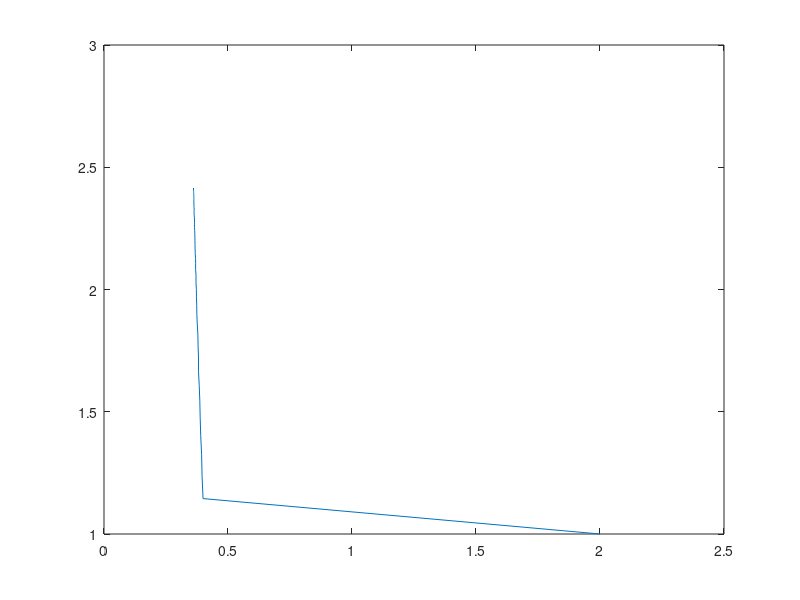

MATLAB code for this plot:
clear all
function f=ODEsystem(t,y,m,u)
f = zeros(2, 1);
%n_kerr=0.55;
tao=18.5;
sigma_FCD=7.2;
gamma_TPA=0.11;
gamma_FCA=0.2;
%%%

x = 0.55;
k=150;
k_l=50;
K = k * abs(x);
K_T=(k+k_l)*abs(x);
Delta_th= -sqrt(3)/2.0 * K_T;

%%%
f(1)=(-1i.*m.*Delta_th-1i.*(x.*abs(y(1)).^2 - (y(2)+sigma_FCD.*y(2)^0.8) )-(K_T./2+gamma_TPA.*abs(y(1)).^2+gamma_FCA.*y(2))).*y(1) -sqrt(K)*u;
f(2)=abs(y(1)).^4 - y(2)./tao;
end

tSpan1=[0:1:500];
tSpan2=[0:0.01:2];
u=10;
m=1.3;
figure(1)
[Time,Y]=ode45(@(t,y) ODEsystem(t,y,m,u), tSpan1, [1+1i,1]); %  
plot(abs(Y(:,1)).^2,Y(:,2))



% m_range = 0.7:0.3:2;
% figure(2)
% for i = 1:length(m_range)
%     m=m_range(i);
%     txt1 = ['n , m = ',num2str(m)];
%     [Time,Y]=ode45(@(t,y) ODEsystem(t,y,m,u), tSpan1, [-0.2628 - 0.8714i,13]); % 2 stays stable, 
%     plot(Time,Y(:,2),'linewidth',1.5,'DisplayName',txt1);
%     hold on
%     legend()  
% end
% title('Development of n Over Time')
% figure(3)
% for j = 1:length(m_range)
%     m=m_range(j);
%     txt2 = ['|a| , m = ',num2str(m)];
%     [Time,Y]=ode45(@(t,y) ODEsystem(t,y,m,u), tSpan2, [-0.2628 - 0.8714i,13]); % 2 stays stable, 
%     plot(Time,abs(Y(:,1)),'linewidth',1.5,'DisplayName',txt2);
%     hold on
%     legend()  
% end
% title('Development of |a| Over Time')
% %%%%%%%%%%%%%%%%%%%%%%%%%%%%%%%%%%%%%%%%%%%%%%%%%%%%%
% % % % find the stationary points 
% % options = optimoptions('fsolve','Display','iter');
% % y0=[10,3]; %randomly chosen
% % tao=18.5;
% % sigma_FCD=7.2;
% % gamma_TPA=0.11;
% % gamma_FCA=0.2;
% % %%%
% % 
% % x = 0.55;
% % k=150;
% % k_l=50;
% % K = k * abs(x);
% % K_T=(k+k_l)*abs(x);
% % %Delta_th= -sqrt(3)/2.0 * K_T;
% % 
% % u=20;%%
% % m=1.3;%% old 1.3 Delta_th
% % Delta_th= -sqrt(3)/2.0 * K_T;
% % m.*Delta_th
% % F=@(y) [(-1i.*m.*Delta_th-1i.*(x.*abs(y(1)).^2-(y(2)+sigma_FCD.*y(2).^0.8))-(K_T./2+gamma_TPA.*abs(y(1)).^2+gamma_FCA.*y(2))).*y(1)-sqrt(K).*u;abs(y(1)).^4 - y(2)./tao];
% % 
% % [Ys,fval]=fsolve(F, y0,options)
% % % calculate N0
% % N0=tao.*abs(Ys(1)).^4
% % % 
% % 
% % % stationary points:
% % %N0=12.6979 (calculated through tao.*E.^2), -0.2628 - 0.8714i (fsolve)
% % 
% % %% if we insert the stationary points as y0, the value stay near the stationary points.
% % %% which proves that the results are correct. 
% 
% %%%%%%%%%%%%%%%%%
% % calculate Delta_th_new
% % from dz/dt=0 we get : 
% sigma_FCD=7.2;
% gamma_TPA=0.11;
% gamma_FCA=0.2;
% x = 0.55;
% k=150;
% k_l=50;
% K = k * abs(x);
% K_T=(k+k_l)*abs(x);
% syms E Delta n
% P=((K_T./2 + gamma_TPA.*E + gamma_FCA.* n).^2 + (Delta + x.*E-n-sigma_FCD.*n.^0.8).^2).*E./K
% DP=diff(P,E)
% 
% %(2*((11*E)/100 + n/5 + 55)^2)/165 + (2*E*((11*Delta)/10 + (1573*E)/2500 - (132*n)/125 - (198*n^(4/5))/25 + 121/10))/165 + (2*(Delta + (11*E)/20 - n - (36*n^(4/5))/5)^2)/165
% 





